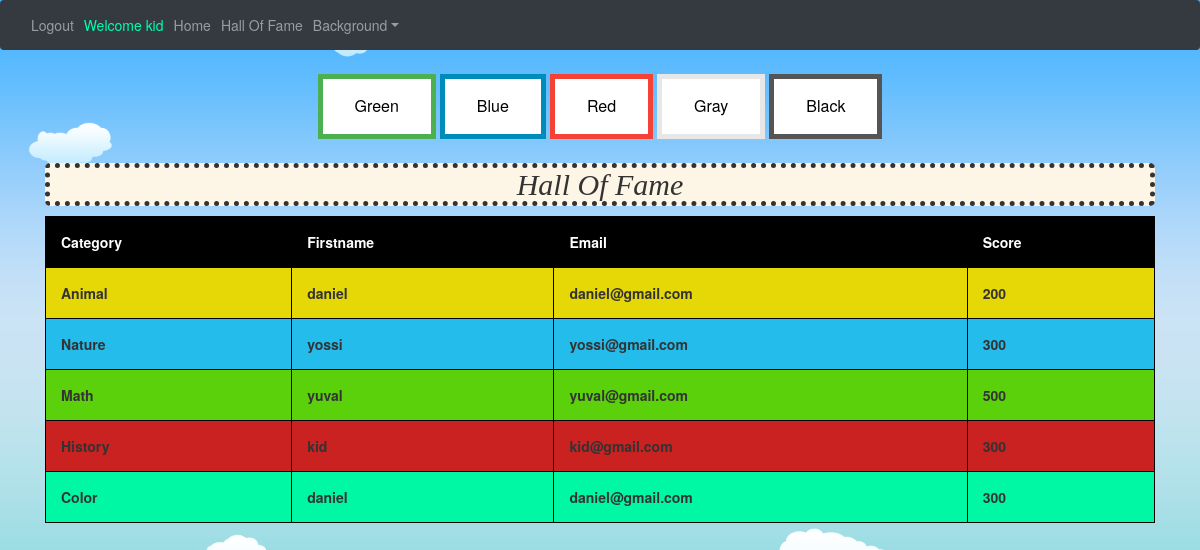
Screenshot of /hallOfFame (signed in) with the database file from the repository.
### website/models.py (models this page shows)
class User(db.Model, UserMixin):
    id = db.Column(db.Integer, primary_key=True)
    email = db.Column(db.String(150), unique=True)
    password = db.Column(db.String(150))
    first_name = db.Column(db.String(150))
    auth = db.Column(db.String(50))
    background = db.Column(db.String(100))
    scores = db.relationship('Score')

class Score(db.Model):
    id = db.Column(db.Integer, primary_key=True)
    animal_score=db.Column(db.Integer,default=0)
    nature_score=db.Column(db.Integer,default=0)
    math_score=db.Column(db.Integer,default=0)
    history_score=db.Column(db.Integer,default=0)
    color_score=db.Column(db.Integer,default=0)
    user_id = db.Column(db.Integer, db.ForeignKey('user.id'))

### website/views.py (the view)
@views.route('/hallOfFame', methods=['GET', 'POST'])
@login_required
def hallOfFame():
    back=Background.query.all()
    users=User.query.filter_by(auth="kid").all()
    session["category"] = "Animal"
    animal_cat = "Animal"
    animal_users=SortByScore(users)
    animal_scores=getScores(animal_users)
    session["category"] = "Nature"
    nature_cat = "Nature"
    nature_users=SortByScore(users)
    nature_scores=getScores(nature_users)
    session["category"] = "Math"
    math_cat = "Math"
    math_users=SortByScore(users)
    math_scores=getScores(math_users)
    session["category"] = "History"
    history_cat = "History"
    history_users=SortByScore(users)
    history_scores=getScores(history_users)
    session["category"] = "Color"
    color_cat = "Color"
    color_users=SortByScore(users)
    color_scores=getScores(color_users)
    return render_template("hallOfFame.html",user=current_user, background=back, animal_user=animal_users[0], animal_score=animal_scores[0],
    nature_user=nature_users[0], nature_score=nature_scores[0], math_user=math_users[0], math_score=math_scores[0], history_user=history_users[0], history_score=history_scores[0],
     color_user=color_users[0], color_score=color_scores[0], animal_cat=animal_cat, nature_cat=nature_cat, math_cat=math_cat, history_cat=history_cat,
     color_cat=color_cat)

### website/__init__.py (called while the page is built)
def create_app():
    app = Flask(__name__)
    app.config['SECRET_KEY'] = 'hjshjhdjah kjshkjdhjs'
    app.config['SQLALCHEMY_DATABASE_URI'] = f'sqlite:///{DB_NAME}'
    db.init_app(app)
    from .views import views
    from .auth import auth
    app.register_blueprint(auth, url_prefix='/')
    app.register_blueprint(views, url_prefix='/')
    from .models import User
    create_database(app)
    login_manager = LoginManager()
    login_manager.login_view = 'auth.login'
    login_manager.init_app(app)
    @login_manager.user_loader
    def load_user(id):
        return User.query.get(int(id))
    return app

### website/views.py (called while the page is built)
def getScores(users):
    scores=[]
    if session["category"]=="Animal":
        for i in range(len(users)):
            scores.append(users[i].scores[0].animal_score)
    elif session["category"]=="Nature":
        for i in range(len(users)):
            scores.append(users[i].scores[0].nature_score)
    elif session["category"]=="Math":
        for i in range(len(users)):
            scores.append(users[i].scores[0].math_score)
    elif session["category"]=="History":
        for i in range(len(users)):
            scores.append(users[i].scores[0].history_score)
    elif session["category"]=="Color":
        for i in range(len(users)):
            scores.append(users[i].scores[0].color_score)
    return scores

def SortByScore(users):
    tempusers = []
    for i in range(len(users)):
        tempusers.insert(i,users[i])
    for i in range(len(tempusers)):
        k=i+1
        for j in range(k,len(tempusers)):
            getScoreCategory(us=tempusers[i])
            if getScoreCategory(us=tempusers[i])<getScoreCategory(us=tempusers[j]):
                temp=tempusers[i]
                tempusers[i]=tempusers[j]
                tempusers[j]=temp
    return tempusers

def getScoreCategory(us):
    if session["category"]=="Animal":
        return us.scores[0].animal_score
    elif session["category"]=="Nature":
        return us.scores[0].nature_score
    elif session["category"]=="Math":
        return us.scores[0].math_score
    elif session["category"]=="History":
        return us.scores[0].history_score
    elif session["category"]=="Color":
        return us.scores[0].color_score

### website/templates/hallOfFame.html (shortened to what this page needs)
{% extends "base.html" %} {% block title %}Hall Of Fame{% endblock %} {% block content
    %}
<!DOCTYPE html>
<html lang="en">
<head>
  <link rel="stylesheet" href="https://maxcdn.bootstrapcdn.com/bootstrap/3.4.1/css/bootstrap.min.css">
</head>
<body>
<div class="container">
  <h2 class="d-flex justify-content-center" style="background-color: oldlace;
  font-style: italic; border-style: dotted;
  border-width: thick; border-radius: 5px; font-family: bold;">Hall Of Fame</h2>
  <table id="t01">
    <thead>
      <tr class="success">
        <th>Category</th>
        <th>Firstname</th>
        <th>Email</th>
        <th>Score</th>
      </tr>
    </thead>
    <tbody>
      <tr>
        <td><b>{{animal_cat}}</b></td>
        <td><b>{{animal_user.first_name}}</b></td>
        <td><b>{{animal_user.email}}</b></td>
        <td><b>{{animal_score}}</b></td>
      </tr>
      <tr>
        <td><b>{{nature_cat}}</b></td>
        <td><b>{{nature_user.first_name}}</b></td>
        <td><b>{{nature_user.email}}</b></td>
        <td><b>{{nature_score}}</b></td>
      </tr>
      <tr>
        <td><b>{{math_cat}}</b></td>
        <td><b>{{math_user.first_name}}</b></td>
        <td><b>{{math_user.email}}</b></td>
        <td><b>{{math_score}}</b></td>
      </tr>
      <tr>
        <td><b>{{history_cat}}</b></td>
        <td><b>{{history_user.first_name}}</b></td>
        <td><b>{{history_user.email}}</b></td>
        <td><b>{{history_score}}</b></td>
      </tr>
      <tr>
        <td><b>{{color_cat}}</b></td>
        <td><b>{{color_user.first_name}}</b></td>
        <td><b>{{color_user.email}}</b></td>
        <td><b>{{color_score}}</b></td>
      </tr>
    </tbody>
  </table>
</div>
</body>
</html>
{% endblock %}

### website/templates/base.html (shortened to what this page needs)
<!DOCTYPE html>
<html>
  <head>
    <link
      rel="stylesheet"
      href="https://stackpath.bootstrapcdn.com/bootstrap/4.4.1/css/bootstrap.min.css"
    />
    <link
      rel="stylesheet"
      href="https://stackpath.bootstrapcdn.com/font-awesome/4.7.0/css/font-awesome.min.css"
    />
  </head>
  <body>
    <nav class="navbar navbar-expand-lg navbar-dark bg-dark">
      <div class="collapse navbar-collapse" id="navbar">
        <div class="navbar-nav">
          {% if user.is_authenticated %}
          <a class="nav-item nav-link" onmouseover="logOutSound()" id="logout" href="/logout">Logout</a>
          <a class="nav-item nav-link" style="color: rgb(0, 255, 179);">Welcome {{user.first_name}}</a>
            {% if user.auth=="kid" %}
            <a class="nav-item nav-link" id="managment" href="/kidPage">Home</a>
            <a class="nav-item nav-link" id="managment" href="/hallOfFame">Hall Of Fame</a>
            {% endif %}
          <div class="nav-item dropdown">
            <a class="nav-link dropdown-toggle btnnavbar" href="#" id="navbarDropdownMenuLink" role="button" data-toggle="dropdown" aria-haspopup="true" aria-expanded="false" >Background</a>
          </div>
          {% else %}
          <a class="nav-item nav-link" id="login" href="/">Login</a>
          {% endif %}
        </div>
      </div>
    </nav>
    <div class="d-flex justify-content-center">
      <button class="button button1" onclick="BackGreen()">Green</button>
      <button class="button button2" onclick="BackBlue()">Blue</button>
      <button class="button button3" onclick="BackRed()">Red</button>
      <button class="button button4" onclick="BackGray()">Gray</button>
      <button class="button button5" onclick="BackBlack()">Black</button>
    </div>
    <div class="container-fluid">{% block content %} {% endblock %}</div>
  </body>
</html>

### website/templates/hallOfFame.html (style rules this page uses)
table { width:100%; }
table, th, td { border: 1px solid black; border-collapse: collapse; }
th, td { padding: 15px; text-align: left; }
#t01 tr:nth-child(even) { background-color: #eee; }
#t01 tr:nth-child(odd) { background-color: #fff; }
#t01 tr:nth-child(5) { background-color: rgb(0,248,165); }
#t01 tr:nth-child(4) { background-color: rgb(202,33,33); }
#t01 tr:nth-child(3) { background-color: rgb(91, 209, 12); }
#t01 tr:nth-child(2) { background-color: rgb(35, 188, 235); }
#t01 tr:nth-child(1) { background-color: rgb(230, 215, 7); }
#t01 th { background-color: rgb(0, 0, 0); color: white; }

### rows the page displays
User: first_name "kid", email "kid@gmail.com"
User: first_name "daniel", email "daniel@gmail.com"
User: first_name "yossi", email "yossi@gmail.com"
Score: nature_score "300"
User: first_name "yuval", email "yuval@gmail.com"
Score: math_score "500"
Score: history_score "300"
Score: color_score "300"

### other values shown
{{ animal_cat }} "Animal"
{{ animal_score }} "200"
{{ nature_cat }} "Nature"
{{ math_cat }} "Math"
{{ history_cat }} "History"
{{ color_cat }} "Color"
